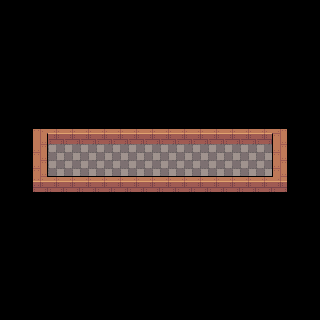

A level layout from a 2D game, rendered from its tile map. Below: a short description, then the map file with its tile-grid data intact:
An orthogonal 20x20 tile map with 16x16 px tiles, 1 tile layer (Tile Layer 1), 2 tilesets.

<map version="1.10" tiledversion="1.11.2" orientation="orthogonal" renderorder="right-down" width="20" height="20" tilewidth="16" tileheight="16" infinite="0" nextlayerid="2" nextobjectid="1">
 <tileset firstgid="1" name="grass" tilewidth="16" tileheight="16" tilecount="9" columns="3">
  <image source="grass.png" width="48" height="48" />
 </tileset>
 <tileset firstgid="10" name="CustomTileset" tilewidth="16" tileheight="16" spacing="2" margin="2" tilecount="64" columns="8">
  <image source="CustomTileset.png" width="160" height="160" />
 </tileset>
 <layer id="1" name="Tile Layer 1" width="20" height="20">
  <data encoding="csv">
0,0,0,0,0,0,0,0,0,0,0,0,0,0,0,0,0,0,0,0,
0,0,0,0,0,0,0,0,0,0,0,0,0,0,0,0,0,0,0,0,
0,0,0,0,0,0,0,0,0,0,0,0,0,0,0,0,0,0,0,0,
0,0,0,0,0,0,0,0,0,0,0,0,0,0,0,0,0,0,0,0,
0,0,0,0,0,0,0,0,0,0,0,0,0,0,0,0,0,0,0,0,
0,0,0,0,0,0,0,0,0,0,0,0,0,0,0,0,0,0,0,0,
0,0,0,0,0,0,0,0,0,0,0,0,0,0,0,0,0,0,0,0,
0,0,0,0,0,0,0,0,0,0,0,0,0,0,0,0,0,0,0,0,
0,0,10,11,11,11,11,11,11,11,11,11,11,11,11,11,11,12,0,0,
0,0,18,19,19,19,19,19,19,19,19,19,19,19,19,19,19,20,0,0,
0,0,18,19,19,19,19,19,19,19,19,19,19,19,19,19,19,20,0,0,
0,0,26,27,27,27,27,27,27,27,27,27,27,27,27,27,27,28,0,0,
0,0,0,0,0,0,0,0,0,0,0,0,0,0,0,0,0,0,0,0,
0,0,0,0,0,0,0,0,0,0,0,0,0,0,0,0,0,0,0,0,
0,0,0,0,0,0,0,0,0,0,0,0,0,0,0,0,0,0,0,0,
0,0,0,0,0,0,0,0,0,0,0,0,0,0,0,0,0,0,0,0,
0,0,0,0,0,0,0,0,0,0,0,0,0,0,0,0,0,0,0,0,
0,0,0,0,0,0,0,0,0,0,0,0,0,0,0,0,0,0,0,0,
0,0,0,0,0,0,0,0,0,0,0,0,0,0,0,0,0,0,0,0,
0,0,0,0,0,0,0,0,0,0,0,0,0,0,0,0,0,0,0,0
</data>
 </layer>
</map>
